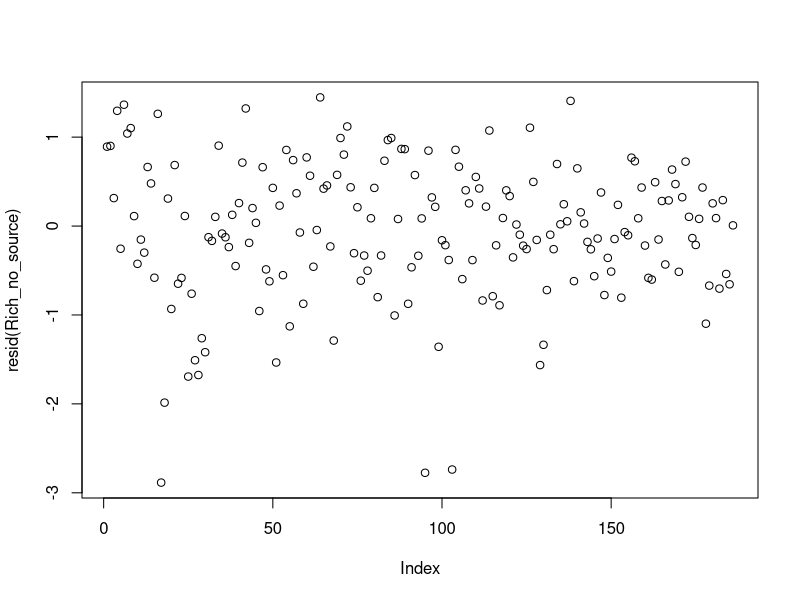
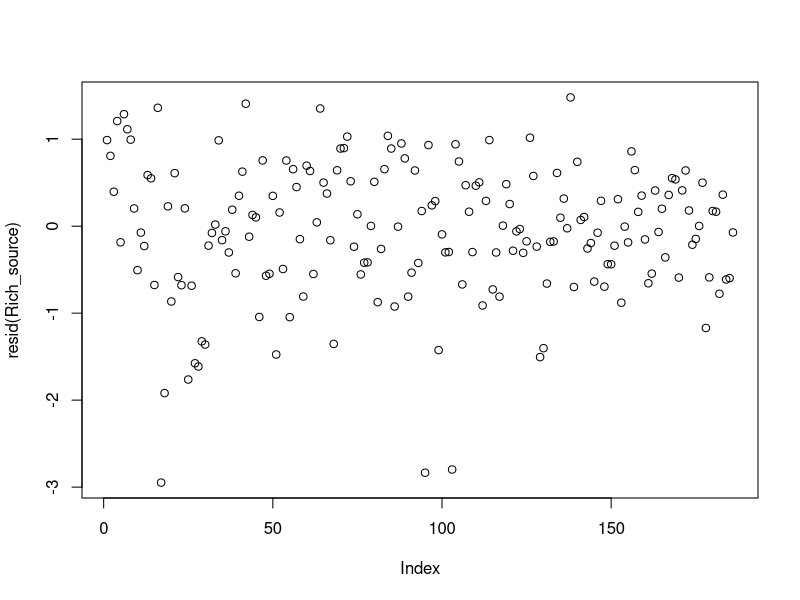
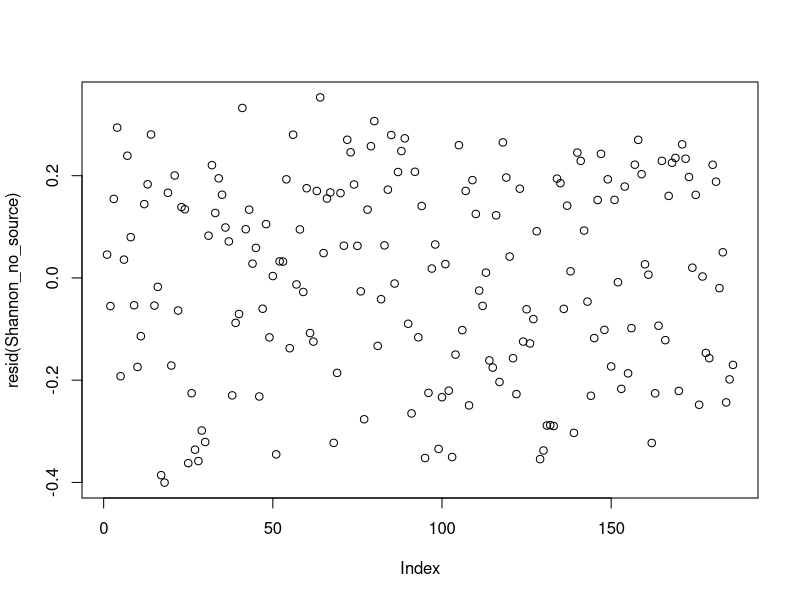
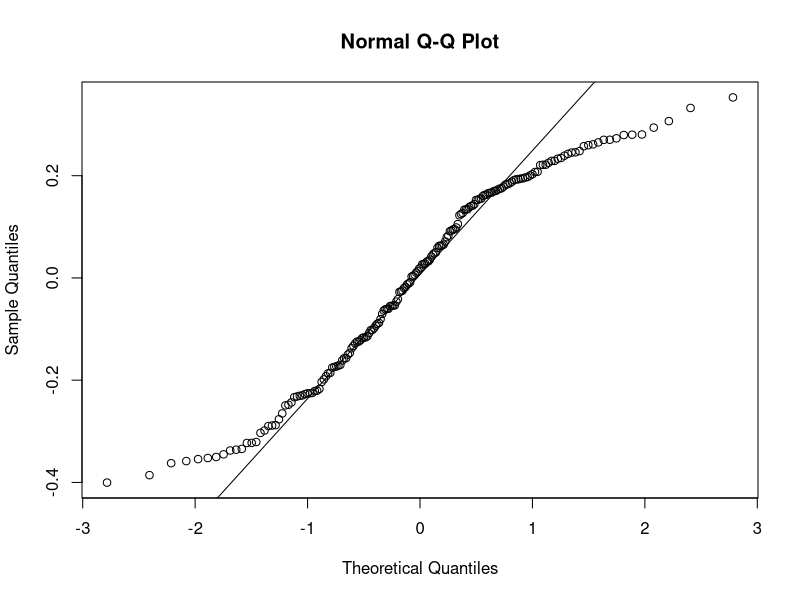

Write the R code that produced these figures, in order.
# Alpha diversity
# Richness and evenness

library(lme4)
library(vegan)
library(tidyverse)


full_data <-read.csv("full_data.csv")

#make just a community dataframe
community <- full_data %>% 
  select(-c(Date,Day,Replicate,Treatment,Salinity_Treat,Dispersal,Salinity_Measured))

# calculate richness 
richness <- specnumber(community, MARGIN = 1)

#calculate shannon's diversity 
shannon_div <- diversity(community, index = "shannon", MARGIN = 1, base = exp(2))

#calculate evenness -- Pielous evennnes shannon diversity/ log(richness)
evenness <- shannon_div/log(richness)

#make a dataframe with all alpha diversity indices and all data from full data
alpha <- as.data.frame(cbind(full_data,richness, shannon_div,evenness))

#remove tank B7 which didn't exist due to leaking
alpha <- alpha[-which(alpha$Replicate =="B" & alpha$Treatment==7),]

# remove source tanks
no_source_all <- alpha[alpha$Dispersal!= 0 & alpha$Dispersal!=1, ]

# ony source tanks
source_all <- alpha[alpha$Dispersal== 0 & alpha$Dispersal==1, ]

# richness over time given treatment for non-source tanks
# I used poisson because it is count data but was slightly underdispersed so switched to quasipoisson- same for both
Rich_no_source<-glm(richness~Dispersal+Salinity_Measured*Day,data = no_source_all,family =quasipoisson)

Rich_source<-glm(richness~Salinity_Measured*Day,data = no_source_all,family =quasipoisson)

#check for model assumptions
plot(resid(Rich_no_source))
plot(resid(Rich_source))

#evenness over time given treatment for non-source tanks
# evennness is very weird in this data because some tanks only have one species

# Shannon's Diversity- accounts for both richness and evenness in some way
Shannon_no_source<-lm(shannon_div~Dispersal+Salinity_Measured*Day,data = no_source_all)



#check for model assumptions ## hmm this really isn't normal... not sure what my assumption would be for shannon's index
plot(resid(Shannon_no_source))
qqnorm(resid(Shannon_no_source))
qqline(resid(Shannon_no_source))

